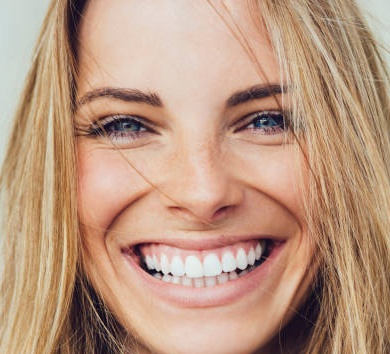
#> input picture backend/tests/fixtures/happy_face_crop.jpg, 390 x 354 px
$ python test_face_detect.py ../../tests/fixtures/happy_face_crop.jpg
#> lines starting #> are read from the running program, lines starting #| are printed output that depends on the picture
### backend/app/ml/face_detect.py
"""OpenCV Haar cascade face detection and cropping."""

from __future__ import annotations

from functools import lru_cache
from pathlib import Path
from typing import Union

import cv2
import numpy as np
from PIL import Image

ImageInput = Union[str, Path, Image.Image]

PADDING_RATIO = 0.15
HAAR_SCALE_FACTOR = 1.1
HAAR_MIN_NEIGHBORS = 5
HAAR_MIN_SIZE = (30, 30)


@lru_cache(maxsize=1)
def _load_face_cascade() -> cv2.CascadeClassifier:
    cascade_path = cv2.data.haarcascades + "haarcascade_frontalface_default.xml"
    classifier = cv2.CascadeClassifier(cascade_path)
    if classifier.empty():
        raise RuntimeError(f"Failed to load Haar cascade from {cascade_path}")
    return classifier


def _to_pil_image(image_input: ImageInput) -> Image.Image:
    if isinstance(image_input, Image.Image):
        return image_input.convert("RGB")
    path = Path(image_input)
    if not path.is_file():
        raise FileNotFoundError(f"Image not found: {path}")
    return Image.open(path).convert("RGB")


def _pil_to_bgr_gray(pil_image: Image.Image) -> tuple[np.ndarray, np.ndarray]:
    rgb = np.array(pil_image)
    bgr = cv2.cvtColor(rgb, cv2.COLOR_RGB2BGR)
    gray = cv2.cvtColor(bgr, cv2.COLOR_BGR2GRAY)
    return bgr, gray


def _apply_padding(
    x: int, y: int, width: int, height: int, image_width: int, image_height: int
) -> tuple[int, int, int, int]:
    pad_w = int(width * PADDING_RATIO)
    pad_h = int(height * PADDING_RATIO)

    x1 = max(0, x - pad_w)
    y1 = max(0, y - pad_h)
    x2 = min(image_width, x + width + pad_w)
    y2 = min(image_height, y + height + pad_h)

    return x1, y1, x2 - x1, y2 - y1


def detect_and_crop_face(image_input: ImageInput) -> dict:
    """
    Detect the largest face in an image and return a padded crop.

    Returns:
        {
            "face_found": bool,
            "bbox": {"x": int, "y": int, "width": int, "height": int} | None,
            "cropped_face": PIL.Image | None,
            "original_size": {"width": int, "height": int},
        }
    """
    pil_image = _to_pil_image(image_input)
#> in _to_pil_image, returned value is the input picture: PIL image 390x354 RGB; mean R, G, B 187.2, 151.6, 128.5
    image_width, image_height = pil_image.size
    bgr, gray = _pil_to_bgr_gray(pil_image)

    classifier = _load_face_cascade()
    detections = classifier.detectMultiScale(
        gray,
        scaleFactor=HAAR_SCALE_FACTOR,
        minNeighbors=HAAR_MIN_NEIGHBORS,
        minSize=HAAR_MIN_SIZE,
    )

    if len(detections) == 0:
        return {
            "face_found": False,
            "bbox": None,
            "cropped_face": None,
            "original_size": {"width": image_width, "height": image_height},
        }

    x, y, width, height = max(detections, key=lambda box: box[2] * box[3])
    x, y, width, height = _apply_padding(
        int(x), int(y), int(width), int(height), image_width, image_height
    )

    cropped_rgb = np.array(pil_image)[y : y + height, x : x + width]
    cropped_face = Image.fromarray(cropped_rgb)

    return {
        "face_found": True,
        "bbox": {"x": x, "y": y, "width": width, "height": height},
        "cropped_face": cropped_face,
        "original_size": {"width": image_width, "height": image_height},
    }


def draw_bbox_on_image(pil_image: Image.Image, bbox: dict) -> Image.Image:
    """Draw a green bounding box on a copy of the image."""
    bgr, _ = _pil_to_bgr_gray(pil_image)
    annotated = bgr.copy()
    x, y, width, height = bbox["x"], bbox["y"], bbox["width"], bbox["height"]
    cv2.rectangle(annotated, (x, y), (x + width, y + height), (0, 255, 0), 2)
    rgb = cv2.cvtColor(annotated, cv2.COLOR_BGR2RGB)
    return Image.fromarray(rgb)

### backend/app/ml/test_face_detect.py
"""CLI to test face detection and save visual debug outputs."""

from __future__ import annotations

import argparse
import sys
from datetime import datetime
from pathlib import Path

from PIL import Image

from app.ml.face_detect import detect_and_crop_face, draw_bbox_on_image

SCREENSHOTS_DIR = Path(__file__).resolve().parents[3] / "docs" / "screenshots"


def _stem_from_path(image_path: Path) -> str:
    return image_path.stem


def main() -> int:
    parser = argparse.ArgumentParser(
        description="Detect a face, save annotated and cropped debug images."
    )
    parser.add_argument("image_path", help="Path to a test image")
    args = parser.parse_args()

    image_path = Path(args.image_path)
    if not image_path.is_file():
        print(f"Error: image not found: {image_path}", file=sys.stderr)
        return 1

    SCREENSHOTS_DIR.mkdir(parents=True, exist_ok=True)

    timestamp = datetime.now().strftime("%Y%m%d_%H%M%S")
    stem = _stem_from_path(image_path)
    prefix = f"{stem}_{timestamp}"

    result = detect_and_crop_face(image_path)
#> in _pil_to_bgr_gray, `gray = cv2.cvtColor(bgr, cv2.COLOR_BGR2GRAY)`:
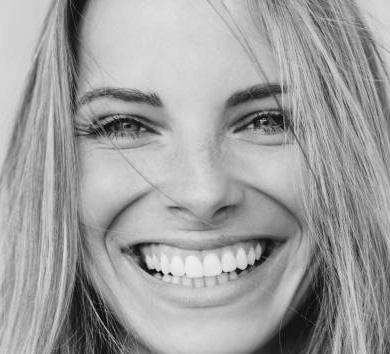
#> gray: shape (354, 390); min 2, max 248, mean 159.7
#> in detect_and_crop_face, `detections = classifier.detectMultiScale( gray, scaleFactor=HAAR_SCALE..`: detections = [[49, 12, 298, 298]]
#> in detect_and_crop_face, `x, y, width, height = max(detections, key=lambda box: box[2] * box[3])`: x = 49; y = 12; width = 298
#> in detect_and_crop_face, `x, y, width, height = _apply_padding( int(x), int(y), int(width), int(..`: x = 5; y = 0; width = 385; height = 354
#> in detect_and_crop_face, `cropped_rgb = np.array(pil_image)[y : y + height, x : x + width]`:
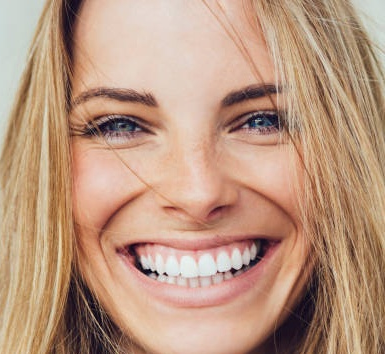
#> cropped_rgb: shape (354, 385, 3); mean R, G, B 187, 151, 127.8
#> result = 4 items

    if not result["face_found"]:
        print(f"No face detected in {image_path}")
        print(f"Original size: {result['original_size']}")
        return 0

    original = Image.open(image_path).convert("RGB")
    annotated = draw_bbox_on_image(original, result["bbox"])
#> in draw_bbox_on_image, `x, y, width, height = bbox["x"], bbox["y"], bbox["width"], bbox["heigh..`: x = 5; y = 0; width = 385; height = 354
#> in draw_bbox_on_image, `cv2.rectangle(annotated, (x, y), (x + width, y + height), (0, 255, 0),..`:
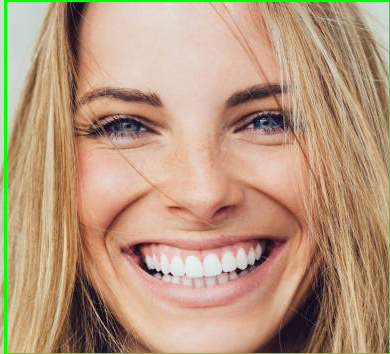
#> annotated: shape (354, 390, 3); mean B, G, R 125.7, 153.3, 183.8

    annotated_path = SCREENSHOTS_DIR / f"{prefix}_annotated.jpg"
    crop_path = SCREENSHOTS_DIR / f"{prefix}_crop.jpg"

    annotated.save(annotated_path, format="JPEG", quality=95)
    result["cropped_face"].save(crop_path, format="JPEG", quality=95)

    print(f"Face detected: {result['bbox']}")
#| Face detected: {'x': 5, 'y': 0, 'width': 385, 'height': 354}
    print(f"Saved annotated image: {annotated_path}")
    print(f"Saved cropped face:    {crop_path}")
    return 0


if __name__ == "__main__":
    sys.exit(main())
#> (the program exits here)
